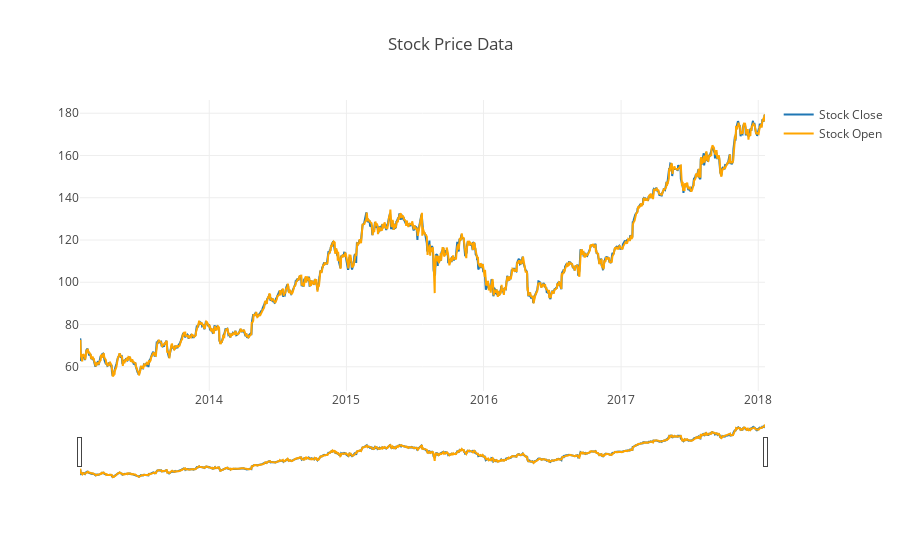

Notebook code cell kept with this figure:
### Code cell
fig = dict(data = data, 
           layout = layout)

offline.iplot(fig)

### Figure 1 — Plotly figure (JSON) as saved in the notebook; plotly's stock layout.template omitted (floating-point values rounded to 4 significant figures; data arrays with more than 128 entries replaced by an {"elided": "..."} marker saying what was removed)
{"data": [{"name": "Stock Close", "type": "scatter", "uid": "d5f376c7-d9f8-4820-bc56-6ba6f1935d63", "x": {"elided": "1259 str values"}, "y": {"elided": "1259 float values"}}, {"line": {"color": "orange"}, "name": "Stock Open", "type": "scatter", "uid": "7d748f54-37ed-4a90-aa14-a660b3a55413", "x": {"elided": "1259 str values"}, "y": {"elided": "1259 float values"}}], "layout": {"title": {"text": "Stock Price Data"}, "xaxis": {"rangeslider": {"visible": true}, "type": "date"}}}
